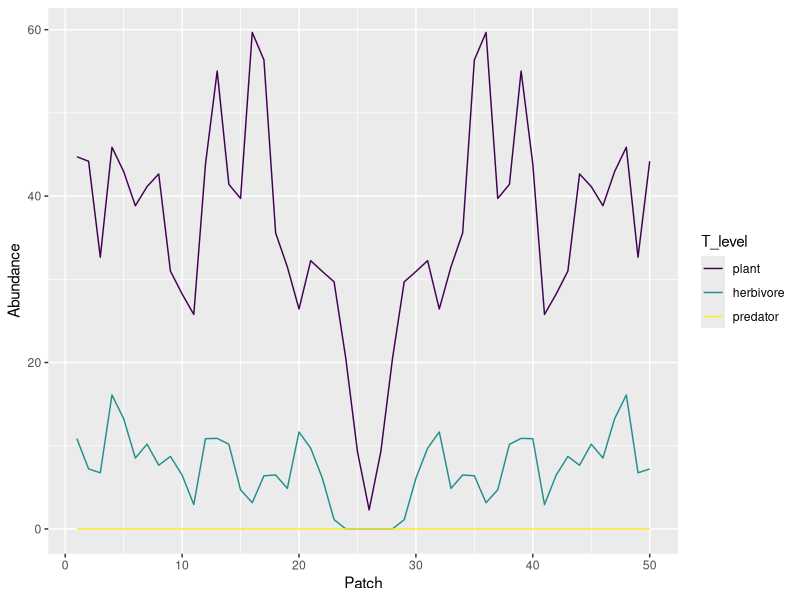
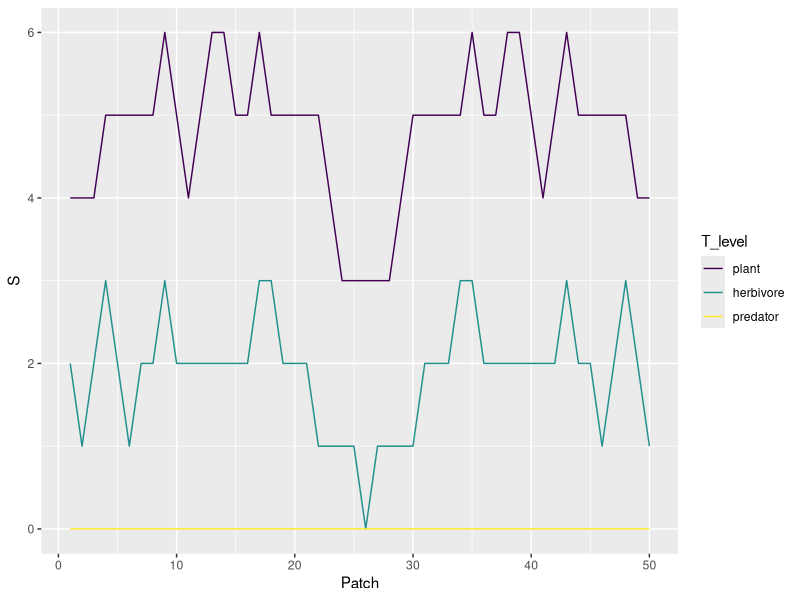
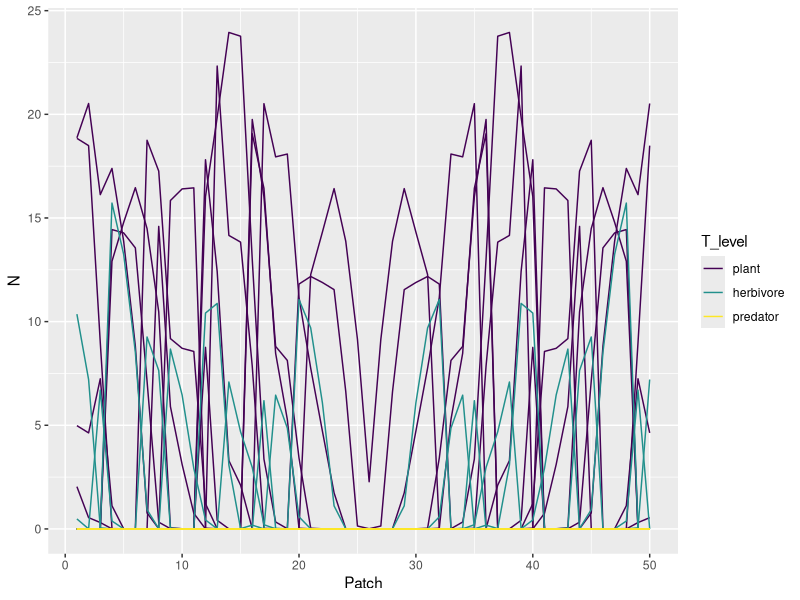
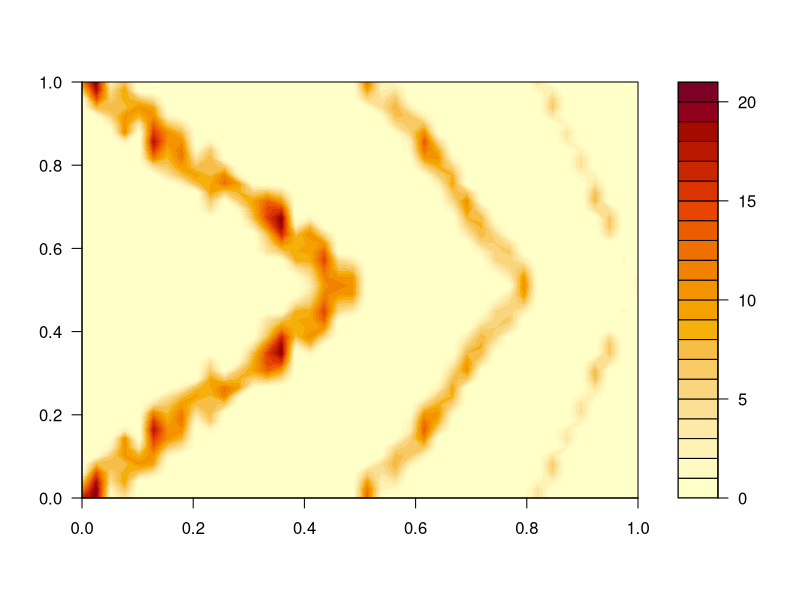
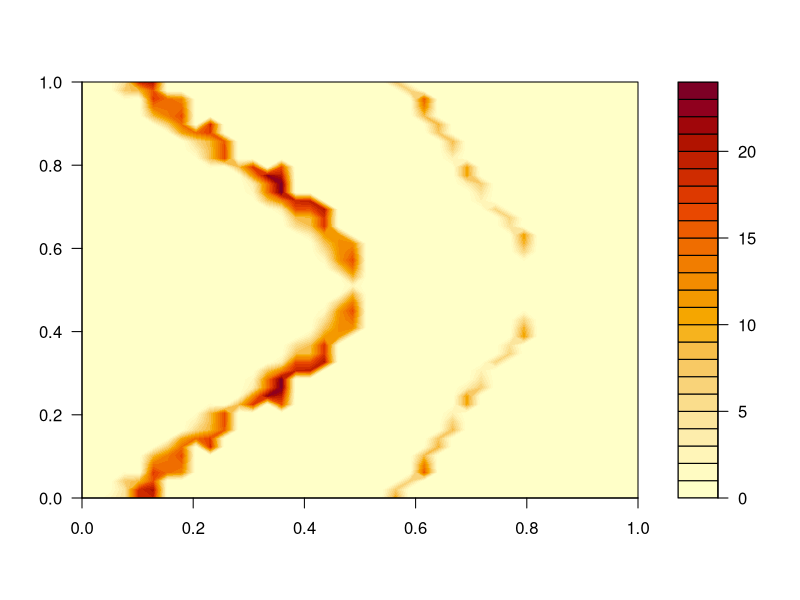

The R source for these figures, in order:
#packages####
library(dplyr)
library(ggplot2)
library(igraph)

#functions####
Env_perform<-function(env,z,zmax=NA,sig_p){
  Tmat<-matrix(env,length(env),species) 
  wT<-exp(-((Tmat-rep(z,each=patches))/2*rep(sig_p,each=patches))^2)
  #wT2<-1-((Tmat-z)/(z-z+zmax))^2
  #wT[Tmat>=z]<-wT2[Tmat>=z]
  wT[wT<0]<-0
  wT<-wT-1
  return(wT)
}

#simulation parameters####
species<-40
patches<-50

nplants<-species*0.5
nherb<-species*0.3
npred<-species*0.2

#Environmental change####
burn_in<-1000
change<-7000
change_mag<-7

ChangeV<-c(rep(0,burn_in),seq(0,change_mag-1,length=change),rep(change_mag-1,burn_in))
Tmax<-length(ChangeV)

#Species interactions####
weight=1/80*3

plantV<-1:nplants
herbV<-(nplants+1):(nplants+nherb)
predV<-(species-npred+1):(species)
trophicV<-factor(c(rep("plant",nplants),rep("herbivore",nherb),rep("predator",npred)),levels=c("plant","herbivore","predator"),ordered = T)

b11=-0.05#-0.1
b12=-0.3
b21=0.1
b23=-.1
b32=.08
bdiag1=-.2
bdiag2=-.15

#tritrophic BB Matrix####
B11=b11*matrix(runif(nplants*nplants),nplants,nplants)
B12=b12*matrix(runif(nplants*nherb),nplants,nherb)
B13=matrix(0,nplants,npred)
B21=b21*matrix(runif(nherb*nplants),nherb,nplants)
B22=matrix(0,nherb,nherb)
B23=b23*matrix(runif(nherb*npred),nherb,npred)
B31=matrix(0,npred,nplants)
B32=b32*matrix(runif(npred*nherb),npred,nherb)
B33=matrix(0,npred,npred)
BB=rbind(cbind(B11 ,B12, B13),cbind(B21,B22, B23),cbind(B31, B32, B33))
diag(BB)<-bdiag1
diag(BB[(nplants+nherb+1):species,(nplants+nherb+1):species])<-bdiag2
BB=weight*BB

BB

C3<-c(rep(0.2,nplants),rep(0,species-nplants))

#Environment
Temp_I<-c(1:(1+patches/2),(patches/2):2)

#Environmental optima
z<-runif(n = species,min = min(Temp_I),max=max(Temp_I))
z<-c(seq(min(Temp_I),max(Temp_I),length=nplants),seq(min(Temp_I),max(Temp_I),length=nherb),seq(min(Temp_I),max(Temp_I),length=npred))

sig_p<-0.15

#dispersal####
edges<-rep(1:patches,each=2)
edges<-c(edges[-1],edges[1])
graph<-make_graph(edges, directed = FALSE)
dist_mat<-distances(graph)

dd<-0.5#rnorm(n = species,mean=0.5,sd=0.1)
disp_matrix<-exp(-dd*dist_mat)
diag(disp_matrix)<-0
disp_matrix<-disp_matrix/rowSums(disp_matrix)

ddV<-rnorm(species,mean = dd,sd = 0.5*0.1)

disp_array<-array(NA,dim=c(patches,patches,species))
for(s in 1:species){
  disp_matrix<-exp(-ddV[s]*dist_mat)
  diag(disp_matrix)<-0
  disp_matrix<-disp_matrix/rowSums(disp_matrix)
  disp_array[,,s]<-disp_matrix
}
disp_array_initial<-disp_array
#matplot(disp_array[,25,],type='l')

N<-matrix(c(rep(5,nplants),rep(3,nherb),rep(1,npred)),species,patches)
Nsave<-array(NA,dim=c(species,patches,Tmax))


disp<-0.0001
for(l in 1:Tmax){
  Temp<-Temp_I+ChangeV[l]
  A<-Env_perform(env = Temp,z=z,sig_p = sig_p)
  Nt<-N*exp(C3+BB%*%N+t(A))
  Nt<-Nt+Nt%*%disp_matrix*disp-Nt*disp
  Nt[Nt<10^-3]<-0
  N<-Nt
  Nsave[,,l]<-N
}

trophic_abundance<-data.frame(N=c(N),Patch=rep(1:patches,each=species),T_level=trophicV) %>% 
  group_by(T_level,Patch) %>% 
  summarise(Abundance=sum(N),S=sum(N>0))

ggplot(trophic_abundance,aes(x=Patch,y=Abundance,group=T_level,color=T_level))+
  geom_line()

ggplot(trophic_abundance,aes(x=Patch,y=S,group=T_level,color=T_level))+
  geom_line()

species_abundance<-data.frame(N=c(N),Patch=rep(1:patches,each=species),T_level=trophicV,Species=1:species)

ggplot(species_abundance,aes(x=Patch,y=N,group=Species,color=T_level))+
  geom_line()

filled.contour(Nsave[,,burn_in])
filled.contour(N)

data.frame(N=c(N),Patch=rep(1:patches,each=species),T_level=trophicV) %>% 
  filter(N>0) %>% 
  group_by(T_level) %>% 
  summarise(N=mean(N))

# plot(colSums(Nsave[,,burn_in]>0))
# plot(colSums(N>0))
# plot(rowSums(N>0),col=trophicV,pch=19)
# 
# plot(rowSums(Nsave[,,burn_in]),col=trophicV,pch=19)
# plot(rowSums(N),col=trophicV,pch=19)
# 
# 
# matplot(t(Nsave[,25,]),type='l',col=trophicV)
# matplot(t(Nsave[,2,]),type='l',col=trophicV)
# matplot(t(Nsave[,15,]),type='l',col=trophicV)
